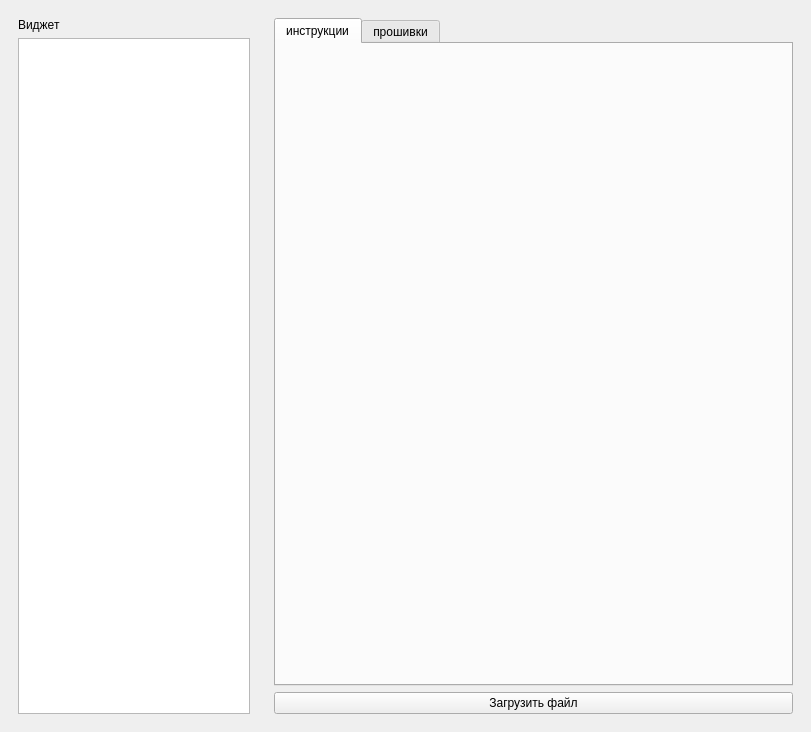
<?xml version="1.0" encoding="UTF-8"?>
<ui version="4.0">
 <class>ViewController</class>
 <widget class="QMainWindow" name="ViewController">
  <property name="geometry">
   <rect>
    <x>0</x>
    <y>0</y>
    <width>811</width>
    <height>732</height>
   </rect>
  </property>
  <property name="windowTitle">
   <string>ViewController</string>
  </property>
  <widget class="QWidget" name="centralwidget">
   <layout class="QGridLayout" name="gridLayout">
    <item row="0" column="1">
     <widget class="QWidget" name="fileWidget" native="true">
      <layout class="QGridLayout" name="gridLayout_2">
       <item row="0" column="0">
        <widget class="QTabWidget" name="tabWidget">
         <property name="currentIndex">
          <number>0</number>
         </property>
         <widget class="QWidget" name="instructionTab">
          <attribute name="title">
           <string>инструкции</string>
          </attribute>
         </widget>
         <widget class="QWidget" name="firmwareTab">
          <attribute name="title">
           <string>прошивки</string>
          </attribute>
         </widget>
        </widget>
       </item>
       <item row="1" column="0">
        <widget class="QPushButton" name="uploadButton">
         <property name="text">
          <string>Загрузить файл</string>
         </property>
        </widget>
       </item>
      </layout>
     </widget>
    </item>
    <item row="0" column="0">
     <widget class="QWidget" name="itemWidget" native="true">
      <property name="maximumSize">
       <size>
        <width>250</width>
        <height>16777215</height>
       </size>
      </property>
      <layout class="QVBoxLayout" name="verticalLayout">
       <item>
        <widget class="QLabel" name="itemLabel">
         <property name="text">
          <string>Виджет</string>
         </property>
        </widget>
       </item>
       <item>
        <widget class="QListWidget" name="itemListWidget"/>
       </item>
      </layout>
     </widget>
    </item>
   </layout>
  </widget>
 </widget>
 <resources/>
 <connections/>
</ui>
